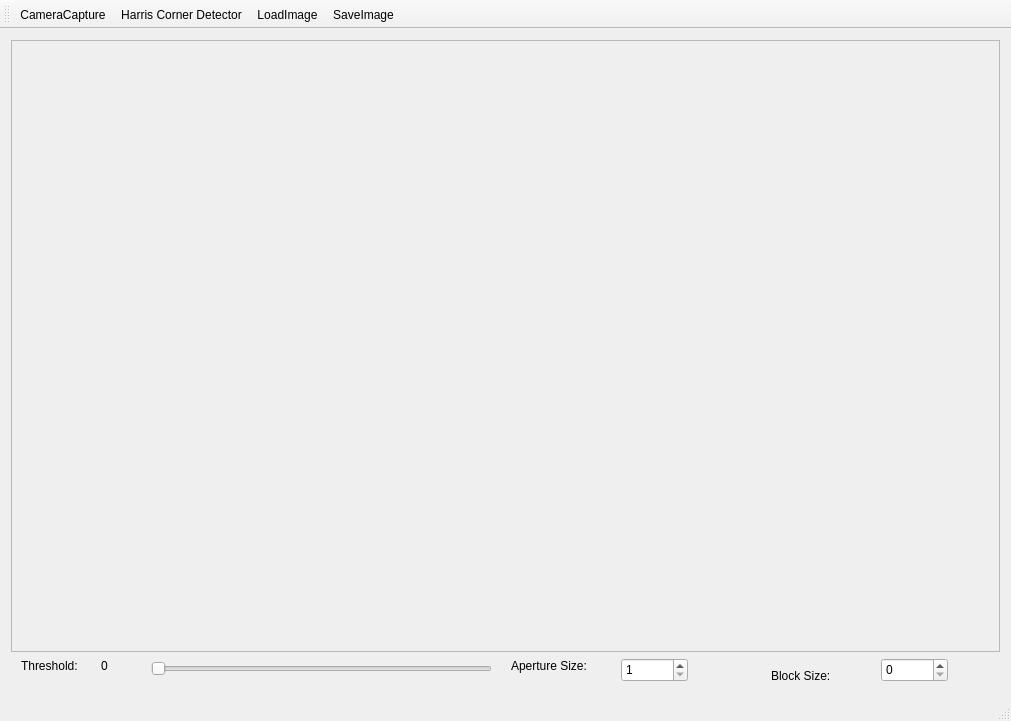
<?xml version="1.0" encoding="UTF-8"?>
<ui version="4.0">
 <class>MainWindow</class>
 <widget class="QMainWindow" name="MainWindow">
  <property name="geometry">
   <rect>
    <x>0</x>
    <y>0</y>
    <width>1011</width>
    <height>721</height>
   </rect>
  </property>
  <property name="windowTitle">
   <string>MainWindow</string>
  </property>
  <widget class="QWidget" name="centralWidget">
   <layout class="QVBoxLayout" name="verticalLayout">
    <item>
     <widget class="QScrollArea" name="scrollArea">
      <property name="widgetResizable">
       <bool>true</bool>
      </property>
      <widget class="QWidget" name="scrollAreaWidgetContents">
       <property name="geometry">
        <rect>
         <x>0</x>
         <y>0</y>
         <width>985</width>
         <height>568</height>
        </rect>
       </property>
       <layout class="QVBoxLayout" name="verticalLayout_2">
        <item>
         <widget class="QLabel" name="imageLabel">
          <property name="text">
           <string/>
          </property>
         </widget>
        </item>
       </layout>
      </widget>
     </widget>
    </item>
    <item>
     <widget class="QWidget" name="widget" native="true">
      <property name="minimumSize">
       <size>
        <width>0</width>
        <height>30</height>
       </size>
      </property>
      <widget class="QSlider" name="thresholdSlider">
       <property name="geometry">
        <rect>
         <x>140</x>
         <y>0</y>
         <width>341</width>
         <height>22</height>
        </rect>
       </property>
       <property name="minimum">
        <number>100</number>
       </property>
       <property name="maximum">
        <number>255</number>
       </property>
       <property name="orientation">
        <enum>Qt::Horizontal</enum>
       </property>
      </widget>
      <widget class="QLabel" name="threshold_label">
       <property name="geometry">
        <rect>
         <x>10</x>
         <y>0</y>
         <width>71</width>
         <height>16</height>
        </rect>
       </property>
       <property name="text">
        <string>Threshold:</string>
       </property>
      </widget>
      <widget class="QLabel" name="threshold_value">
       <property name="geometry">
        <rect>
         <x>90</x>
         <y>0</y>
         <width>41</width>
         <height>16</height>
        </rect>
       </property>
       <property name="text">
        <string>0</string>
       </property>
      </widget>
      <widget class="QDoubleSpinBox" name="apertureSpinBox">
       <property name="geometry">
        <rect>
         <x>610</x>
         <y>0</y>
         <width>67</width>
         <height>24</height>
        </rect>
       </property>
       <property name="decimals">
        <number>0</number>
       </property>
       <property name="minimum">
        <double>1.000000000000000</double>
       </property>
       <property name="maximum">
        <double>31.000000000000000</double>
       </property>
       <property name="singleStep">
        <double>2.000000000000000</double>
       </property>
      </widget>
      <widget class="QDoubleSpinBox" name="blockSpinBox">
       <property name="geometry">
        <rect>
         <x>870</x>
         <y>0</y>
         <width>67</width>
         <height>24</height>
        </rect>
       </property>
       <property name="decimals">
        <number>0</number>
       </property>
      </widget>
      <widget class="QLabel" name="aperture_label">
       <property name="geometry">
        <rect>
         <x>500</x>
         <y>0</y>
         <width>101</width>
         <height>16</height>
        </rect>
       </property>
       <property name="text">
        <string>Aperture Size:</string>
       </property>
      </widget>
      <widget class="QLabel" name="block_size_label">
       <property name="geometry">
        <rect>
         <x>760</x>
         <y>10</y>
         <width>81</width>
         <height>16</height>
        </rect>
       </property>
       <property name="text">
        <string>Block Size:</string>
       </property>
      </widget>
     </widget>
    </item>
   </layout>
  </widget>
  <widget class="QMenuBar" name="menuBar">
   <property name="geometry">
    <rect>
     <x>0</x>
     <y>0</y>
     <width>1011</width>
     <height>22</height>
    </rect>
   </property>
  </widget>
  <widget class="QToolBar" name="mainToolBar">
   <attribute name="toolBarArea">
    <enum>TopToolBarArea</enum>
   </attribute>
   <attribute name="toolBarBreak">
    <bool>false</bool>
   </attribute>
   <addaction name="actionCameraCapture"/>
   <addaction name="actionHarris"/>
   <addaction name="actionLoadImage"/>
   <addaction name="actionSaveImage"/>
  </widget>
  <widget class="QStatusBar" name="statusBar"/>
  <action name="actionLoadImage">
   <property name="icon">
    <iconset resource="resources.qrc">
     <normaloff>:/icons/open.png</normaloff>:/icons/open.png</iconset>
   </property>
   <property name="text">
    <string>LoadImage</string>
   </property>
   <property name="toolTip">
    <string>Load an image from file</string>
   </property>
   <property name="shortcut">
    <string>Ctrl+O</string>
   </property>
  </action>
  <action name="actionHarris">
   <property name="checkable">
    <bool>true</bool>
   </property>
   <property name="icon">
    <iconset resource="resources.qrc">
     <normaloff>:/icons/harris_icon.png</normaloff>:/icons/harris_icon.png</iconset>
   </property>
   <property name="text">
    <string>Harris Corner Detector</string>
   </property>
   <property name="toolTip">
    <string>Apply Harris Corner Detector</string>
   </property>
   <property name="shortcut">
    <string>Ctrl+P</string>
   </property>
  </action>
  <action name="actionSaveImage">
   <property name="icon">
    <iconset resource="resources.qrc">
     <normaloff>:/icons/save.png</normaloff>:/icons/save.png</iconset>
   </property>
   <property name="text">
    <string>SaveImage</string>
   </property>
   <property name="toolTip">
    <string>Save the image</string>
   </property>
   <property name="shortcut">
    <string>Ctrl+S</string>
   </property>
  </action>
  <action name="actionCameraCapture">
   <property name="checkable">
    <bool>true</bool>
   </property>
   <property name="icon">
    <iconset resource="resources.qrc">
     <normaloff>:/icons/camera.png</normaloff>:/icons/camera.png</iconset>
   </property>
   <property name="text">
    <string>CameraCapture</string>
   </property>
   <property name="toolTip">
    <string>Capture images from camera</string>
   </property>
  </action>
 </widget>
 <layoutdefault spacing="6" margin="11"/>
 <resources>
  <include location="resources.qrc"/>
 </resources>
 <connections/>
</ui>
